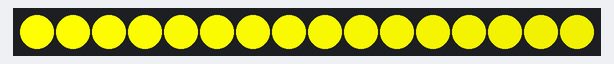
Bench run of a sketch on a simulated Arduino Uno, built with avr-gcc and run on an emulated ATmega328P. On the bench: 16 RGB LEDs in strip order, left to right. Dim RGB values are drawn brighter than linear; the strip is taken to match the declared colour order.

Above: at 0.15 s.
At 1.68 s:
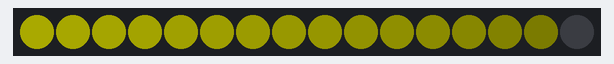
At 9.92 s:
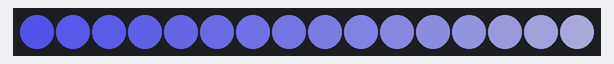
At 19.07 s:
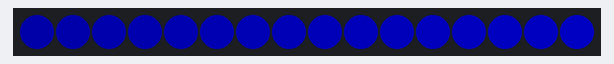
At 29.76 s:
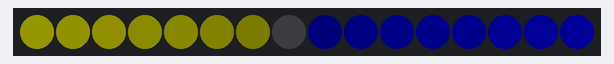
At 38.3 s:
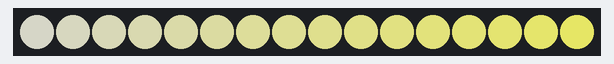

The sketch:

neopixel_test.ino
```cpp
#include <Adafruit_NeoPixel.h>

/*
 * This is a minimal example, see extra-examples.cpp for a version
 * with more explantory documentation, example routines, how to
 * hook up your pixels and all of the pixel types that are supported.
 *
 */

//#include "neopixel/neopixel.h" // use for Build IDE
// #include "neopixel.h" // use for local build

//SYSTEM_MODE(AUTOMATIC);

// IMPORTANT: Set pixel COUNT, PIN and TYPE
#define PIXEL_PIN 3
#define PIXEL_COUNT 16


Adafruit_NeoPixel strip = Adafruit_NeoPixel(PIXEL_COUNT, PIXEL_PIN, 'WS2812B');

// Prototypes for local build, ok to leave in for Build IDE
void rainbow(uint8_t wait);
uint32_t Wheel(byte WheelPos);

void setup()
{
  strip.begin();
  strip.show(); // Initialize all pixels to 'off'
}
void loop()
{
  rainbow(20);
}

void rainbow(uint8_t wait) {
  uint16_t i, j;

  for(j=0; j<256; j++) {
    for(i=0; i<strip.numPixels(); i++) {
      strip.setPixelColor(i, Wheel((i+j) & 255));
    }
    strip.show();
    delay(wait);
  }
}

// Input a value 0 to 255 to get a color value.
// The colours are a transition r - g - b - back to r.
uint32_t Wheel(byte WheelPos) {
  if(WheelPos < 85) {
   return strip.Color(WheelPos * 3, 255 - WheelPos * 3, 0);
  } else if(WheelPos < 170) {
   WheelPos -= 85;
   return strip.Color(255 - WheelPos * 3, 0, WheelPos * 3);
  } else {
   WheelPos -= 170;
   return strip.Color(0, WheelPos * 3, 255 - WheelPos * 3);
  }
}
```
